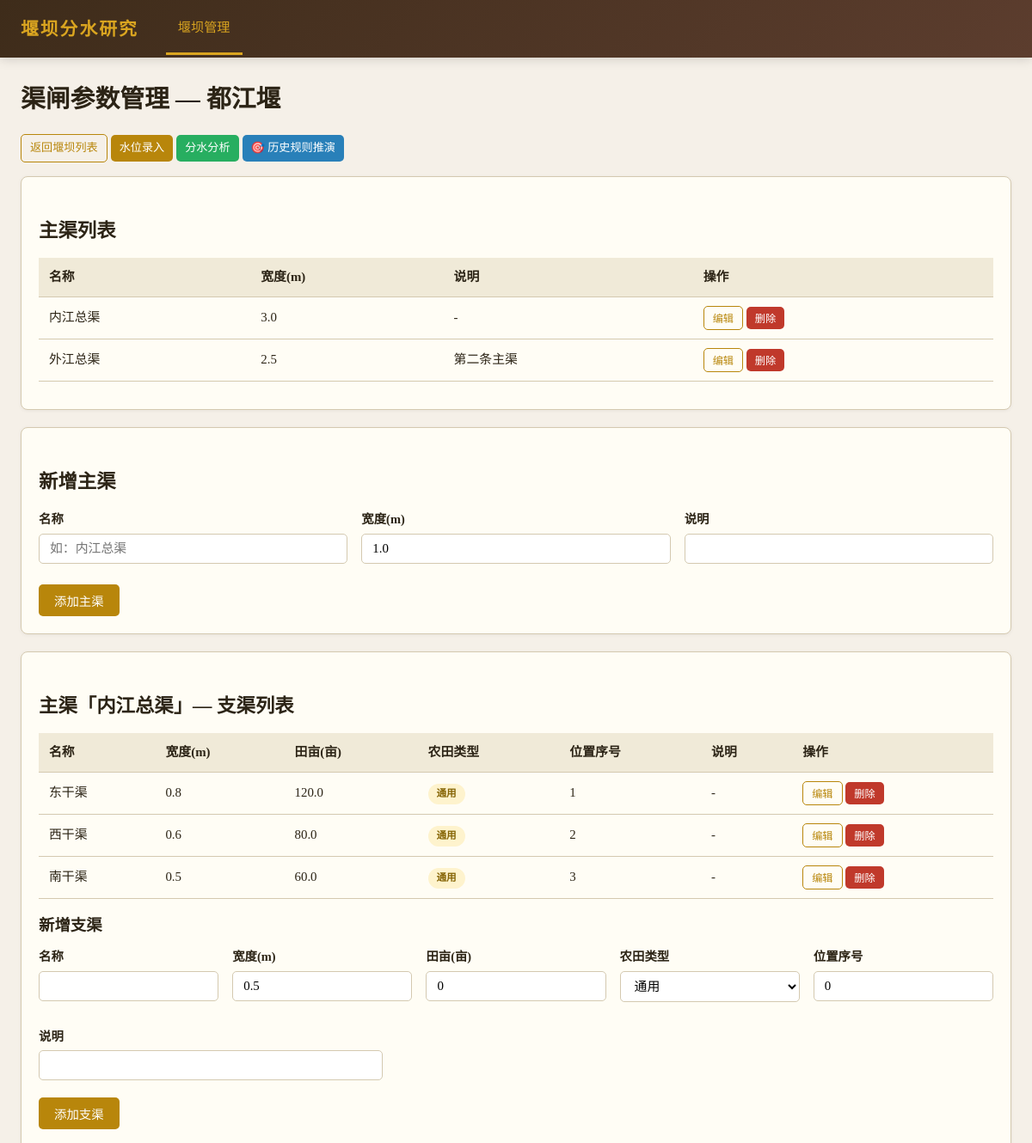
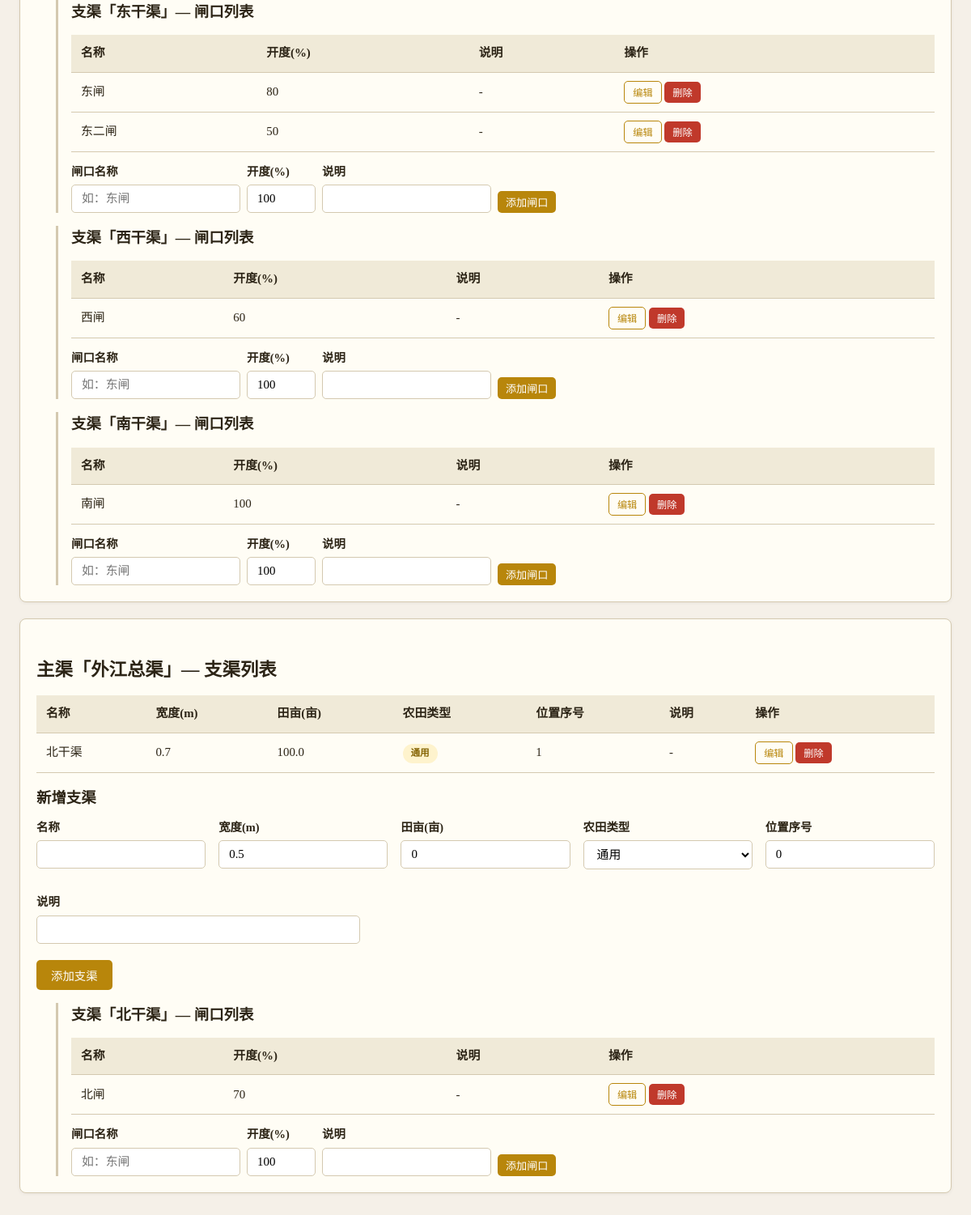
/weirs/1/canals, run on the app's committed database (2 pictures, top to bottom).
### tables this page shows
CREATE TABLE weirs (
            id INTEGER PRIMARY KEY AUTOINCREMENT,
            name TEXT NOT NULL,
            location TEXT DEFAULT '',
            description TEXT DEFAULT ''
        );

CREATE TABLE main_canals (
            id INTEGER PRIMARY KEY AUTOINCREMENT,
            weir_id INTEGER NOT NULL,
            name TEXT NOT NULL,
            width REAL NOT NULL DEFAULT 1.0,
            description TEXT DEFAULT '',
            FOREIGN KEY (weir_id) REFERENCES weirs(id) ON DELETE CASCADE
        );

CREATE TABLE branch_canals (
            id INTEGER PRIMARY KEY AUTOINCREMENT,
            main_canal_id INTEGER NOT NULL,
            name TEXT NOT NULL,
            width REAL NOT NULL DEFAULT 0.5,
            acreage REAL NOT NULL DEFAULT 0.0,
            position INTEGER NOT NULL DEFAULT 0,
            description TEXT DEFAULT '', farm_type TEXT DEFAULT 'general',
            FOREIGN KEY (main_canal_id) REFERENCES main_canals(id) ON DELETE CASCADE
        );

CREATE TABLE gates (
            id INTEGER PRIMARY KEY AUTOINCREMENT,
            branch_canal_id INTEGER NOT NULL,
            name TEXT NOT NULL,
            opening INTEGER NOT NULL DEFAULT 100,
            description TEXT DEFAULT '',
            FOREIGN KEY (branch_canal_id) REFERENCES branch_canals(id) ON DELETE CASCADE
        );

### app/routers/canals.py (the view)
@router.get("/weirs/{weir_id}/canals", response_class=HTMLResponse)
def canals_page(request: Request, weir_id: int):
    db = get_db()
    weir = db.execute("SELECT * FROM weirs WHERE id = ?", (weir_id,)).fetchone()
    if not weir:
        db.close()
        raise HTTPException(status_code=404, detail="堰坝不存在")
    main_canals = db.execute("SELECT * FROM main_canals WHERE weir_id = ? ORDER BY id", (weir_id,)).fetchall()
    main_canal_ids = [mc["id"] for mc in main_canals]
    branch_canals = {}
    gates = {}
    for mc_id in main_canal_ids:
        bcs = db.execute("SELECT * FROM branch_canals WHERE main_canal_id = ? ORDER BY position, id", (mc_id,)).fetchall()
        branch_canals[mc_id] = bcs
        for bc in bcs:
            gs = db.execute("SELECT * FROM gates WHERE branch_canal_id = ? ORDER BY id", (bc["id"],)).fetchall()
            gates[bc["id"]] = gs
    db.close()
    return getattr(request.app.state, "templates", None).TemplateResponse(
        request, "canals.html",
        {
            "weir": weir,
            "main_canals": main_canals,
            "branch_canals": branch_canals,
            "gates": gates,
        },
    )

### app/templates/canals.html (shortened to what this page needs)
{% extends "base.html" %}
{% block nav_weirs %}class="active"{% endblock %}
{% block content %}
<h1>渠闸参数管理 — {{ weir.name }}</h1>
<p style="margin-bottom:16px">
    <a href="/weirs" class="btn btn-sm btn-outline">返回堰坝列表</a>
    <a href="/weirs/{{ weir.id }}/waterlevels" class="btn btn-sm btn-primary">水位录入</a>
    <a href="/weirs/{{ weir.id }}/schemes" class="btn btn-sm btn-success">分水分析</a>
    <a href="/weirs/{{ weir.id }}/scenarios" class="btn btn-sm btn-info">🎯 历史规则推演</a>
</p>
<div class="card">
    <h2>主渠列表</h2>
    {% if main_canals %}
    <table>
        <thead><tr><th>名称</th><th>宽度(m)</th><th>说明</th><th>操作</th></tr></thead>
        <tbody>
            {% for mc in main_canals %}
            <tr>
                <td>{{ mc.name }}</td>
                <td>{{ mc.width }}</td>
                <td>{{ mc.description or '-' }}</td>
                <td>
                    <button type="button" class="btn btn-sm btn-outline" onclick='toggleEditMainCanal({{ mc.id }}, {{ mc.name | tojson }}, {{ mc.width }}, {{ mc.description | tojson }})'>编辑</button>
                    <form method="post" action="/main-canals/{{ mc.id }}/delete" style="display:inline" onsubmit="return confirm('删除主渠将同时删除所有支渠和闸口，确认？')">
                        <button type="submit" class="btn btn-sm btn-danger">删除</button>
                    </form>
                </td>
            </tr>
            {% endfor %}
        </tbody>
    </table>
    {% else %}
    <p style="color:var(--muted)">暂无主渠，请先添加主渠</p>
    {% endif %}
</div>
<div class="card">
    <h2>新增主渠</h2>
    <form method="post" action="/weirs/{{ weir.id }}/main-canals">
        <div class="form-row">
            <div class="form-group"><label>名称</label><input type="text" name="name" required placeholder="如：内江总渠"></div>
            <div class="form-group"><label>宽度(m)</label><input type="number" name="width" step="0.1" min="0" value="1.0" required></div>
            <div class="form-group"><label>说明</label><input type="text" name="description"></div>
        </div>
        <button type="submit" class="btn btn-primary" style="margin-top:12px">添加主渠</button>
    </form>
</div>
{% for mc in main_canals %}
<div class="card">
    <h2>主渠「{{ mc.name }}」— 支渠列表</h2>
    {% if branch_canals.get(mc.id) %}
    <table>
        <thead><tr><th>名称</th><th>宽度(m)</th><th>田亩(亩)</th><th>农田类型</th><th>位置序号</th><th>说明</th><th>操作</th></tr></thead>
        <tbody>
            {% for bc in branch_canals[mc.id] %}
            <tr>
                <td>{{ bc.name }}</td>
                <td>{{ bc.width }}</td>
                <td>{{ bc.acreage }}</td>
                <td>
                    {% set ftypes = {'general':'通用','paddy':'水田','dryland':'旱地','vegetable':'菜地','orchard':'果园'} %}
                    <span class="badge badge-draft">{{ ftypes.get(bc.farm_type or 'general', bc.farm_type or '通用') }}</span>
                </td>
                <td>{{ bc.position }}</td>
                <td>{{ bc.description or '-' }}</td>
                <td>
                    <button type="button" class="btn btn-sm btn-outline" onclick='toggleEditBranchCanal({{ bc.id }}, {{ bc.name | tojson }}, {{ bc.width }}, {{ bc.acreage }}, {{ (bc.farm_type or "general") | tojson }}, {{ bc.position }}, {{ (bc.description or "") | tojson }})'>编辑</button>
                    <form method="post" action="/branch-canals/{{ bc.id }}/delete" style="display:inline" onsubmit="return confirm('删除支渠将同时删除其闸口，确认？')">
                        <button type="submit" class="btn btn-sm btn-danger">删除</button>
                    </form>
                </td>
            </tr>
            {% endfor %}
        </tbody>
    </table>
    {% else %}
    <p style="color:var(--muted)">暂无支渠</p>
    {% endif %}
    <h3>新增支渠</h3>
    <form method="post" action="/main-canals/{{ mc.id }}/branch-canals">
        <div class="form-row">
            <div class="form-group"><label>名称</label><input type="text" name="name" required></div>
            <div class="form-group"><label>宽度(m)</label><input type="number" name="width" step="0.1" min="0" value="0.5" required></div>
            <div class="form-group"><label>田亩(亩)</label><input type="number" name="acreage" step="0.1" min="0" value="0" required></div>
            <div class="form-group"><label>农田类型</label>
                <select name="farm_type">
                    <option value="general">通用</option>
                </select>
            </div>
            <div class="form-group"><label>位置序号</label><input type="number" name="position" min="0" value="0" required></div>
            <div class="form-group"><label>说明</label><input type="text" name="description"></div>
        </div>
        <button type="submit" class="btn btn-primary" style="margin-top:8px">添加支渠</button>
    </form>
    {% for bc in branch_canals.get(mc.id, []) %}
    <div class="sub-section" style="margin-top:16px">
        <h3>支渠「{{ bc.name }}」— 闸口列表</h3>
        {% if gates.get(bc.id) %}
        <table>
            <thead><tr><th>名称</th><th>开度(%)</th><th>说明</th><th>操作</th></tr></thead>
            <tbody>
                {% for g in gates[bc.id] %}
                <tr>
                    <td>{{ g.name }}</td>
                    <td>{{ g.opening }}</td>
                    <td>{{ g.description or '-' }}</td>
                    <td>
                        <button type="button" class="btn btn-sm btn-outline" onclick='toggleEditGate({{ g.id }}, {{ g.name | tojson }}, {{ g.opening }}, {{ (g.description or "") | tojson }})'>编辑</button>
                        <form method="post" action="/gates/{{ g.id }}/delete" style="display:inline" onsubmit="return confirm('确认删除闸口？')">
                            <button type="submit" class="btn btn-sm btn-danger">删除</button>
                        </form>
                    </td>
                </tr>
                {% endfor %}
            </tbody>
        </table>
        {% else %}
        <p style="color:var(--muted)">暂无闸口</p>
        {% endif %}
        <form method="post" action="/branch-canals/{{ bc.id }}/gates" class="inline-form">
            <div class="form-group"><label>闸口名称</label><input type="text" name="name" required placeholder="如：东闸"></div>
            <div class="form-group"><label>开度(%)</label><input type="number" name="opening" min="0" max="100" value="100" required></div>
            <div class="form-group"><label>说明</label><input type="text" name="description"></div>
            <button type="submit" class="btn btn-sm btn-primary">添加闸口</button>
        </form>
    </div>
    {% endfor %}
</div>
{% endfor %}
{% endblock %}

### app/templates/base.html (shortened to what this page needs)
<!DOCTYPE html>
<html lang="zh-CN">
<head>
</head>
<body>
    <nav>
        <div class="nav-inner">
            <a href="/" class="brand">堰坝分水研究</a>
            <ul class="nav-links">
                <li><a href="/weirs" {% block nav_weirs %}{% endblock %}>堰坝管理</a></li>
            </ul>
        </div>
    </nav>
    <div class="container">
        {% block content %}{% endblock %}
    </div>
</body>
</html>

### app/templates/base.html (style rules this page uses)
:root { --bg: #f5f0e8; --fg: #2c2416; --muted: #8a7e6b; --accent: #b8860b; --accent-light: #daa520; --card: #fffdf5; --border: #d4c9b0; --danger: #c0392b; --success: #27ae60; --info: #2980b9; }
* { margin: 0; padding: 0; box-sizing: border-box; }
body { font-family: "Noto Serif SC", "Songti SC", Georgia, serif; background: var(--bg); color: var(--fg); line-height: 1.7; }
nav { background: linear-gradient(135deg, #3e2c1a 0%, #5c3d2e 100%); color: #f5f0e8; padding: 0; box-shadow: 0 2px 12px rgba(0,0,0,0.15); }
nav .nav-inner { max-width: 1200px; margin: 0 auto; display: flex; align-items: center; padding: 0 24px; }
nav .brand { font-size: 1.3em; font-weight: 700; padding: 16px 0; letter-spacing: 2px; text-decoration: none; color: #daa520; }
nav .nav-links { display: flex; gap: 4px; margin-left: 32px; list-style: none; }
nav .nav-links a { color: #d4c9b0; text-decoration: none; padding: 16px 14px; display: block; font-size: 0.95em; transition: color 0.2s, border-bottom-color 0.2s; border-bottom: 3px solid transparent; }
nav .nav-links a:hover, nav .nav-links a.active { color: #daa520; border-bottom-color: #daa520; }
.container { max-width: 1200px; margin: 0 auto; padding: 24px; }
h1 { font-size: 1.8em; margin-bottom: 16px; color: var(--fg); }
h2 { font-size: 1.4em; margin: 24px 0 12px; color: var(--fg); }
h3 { font-size: 1.15em; margin: 16px 0 8px; color: var(--fg); }
.card { background: var(--card); border: 1px solid var(--border); border-radius: 8px; padding: 20px; margin-bottom: 20px; box-shadow: 0 1px 4px rgba(0,0,0,0.06); }
table { width: 100%; border-collapse: collapse; margin: 12px 0; }
th, td { padding: 10px 12px; text-align: left; border-bottom: 1px solid var(--border); font-size: 0.93em; }
th { background: #f0ead8; font-weight: 600; color: var(--fg); }
.btn { display: inline-block; padding: 8px 18px; border: none; border-radius: 5px; font-size: 0.9em; cursor: pointer; text-decoration: none; transition: all 0.2s; font-family: inherit; }
.btn-primary { background: var(--accent); color: #fff; }
.btn-danger { background: var(--danger); color: #fff; }
.btn-success { background: var(--success); color: #fff; }
.btn-info { background: var(--info); color: #fff; }
.btn-sm { padding: 4px 10px; font-size: 0.82em; }
.btn-outline { background: transparent; border: 1px solid var(--accent); color: var(--accent); }
form { display: inline; }
.form-group { margin-bottom: 12px; }
.form-group label { display: block; margin-bottom: 4px; font-weight: 600; font-size: 0.9em; color: var(--fg); }
.form-group input, .form-group select, .form-group textarea { width: 100%; max-width: 400px; padding: 8px 12px; border: 1px solid var(--border); border-radius: 5px; font-size: 0.93em; font-family: inherit; background: #fff; }
.form-row { display: flex; gap: 16px; flex-wrap: wrap; }
.form-row .form-group { flex: 1; min-width: 180px; }
.badge { display: inline-block; padding: 2px 10px; border-radius: 12px; font-size: 0.78em; font-weight: 600; }
.badge-draft { background: #fef3cd; color: #856404; }
.inline-form { display: flex; gap: 8px; align-items: end; flex-wrap: wrap; }
.inline-form .form-group { margin-bottom: 0; }
.sub-section { margin-left: 24px; padding-left: 16px; border-left: 3px solid var(--border); }

### data on the page
weirs: name "都江堰"
main_canals: name "内江总渠", width "3.0", description "-"
main_canals: name "外江总渠", width "2.5", description "第二条主渠"
branch_canals: name "东干渠", width "0.8", acreage "120.0", get "通用", position "1", description "-"
branch_canals: name "西干渠", width "0.6", acreage "80.0", get "通用", position "2", description "-"
branch_canals: name "南干渠", width "0.5", acreage "60.0", get "通用", position "3", description "-"
gates: name "东闸", opening "80", description "-"
gates: name "东二闸", opening "50", description "-"
gates: name "西闸", opening "60", description "-"
gates: name "南闸", opening "100", description "-"
branch_canals: name "北干渠", width "0.7", acreage "100.0", get "通用", position "1", description "-"
gates: name "北闸", opening "70", description "-"
